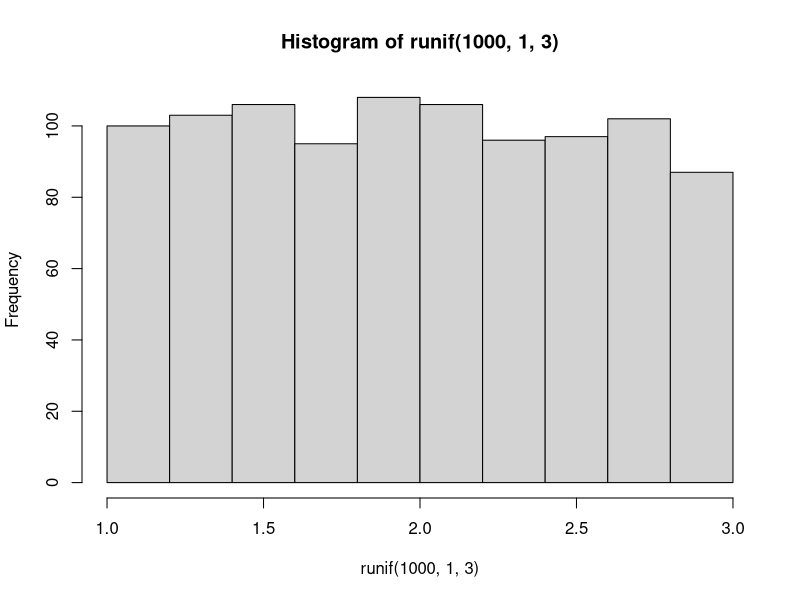
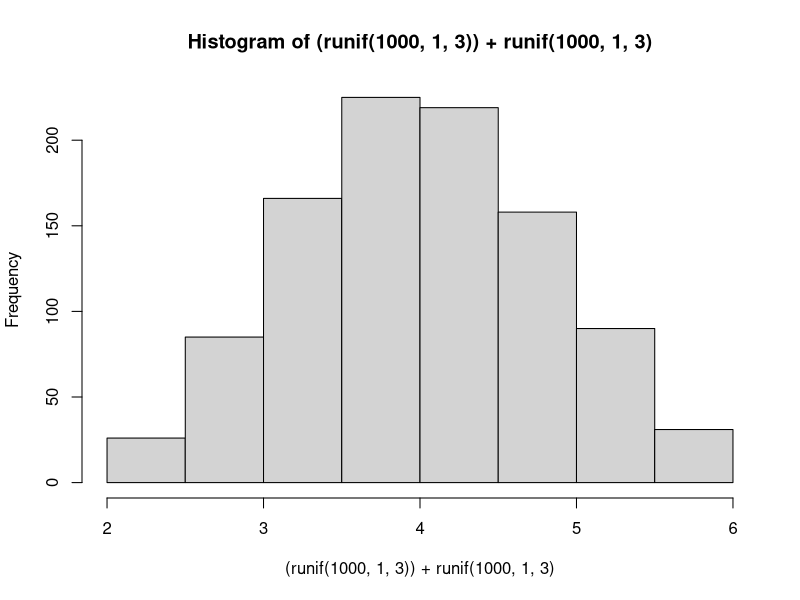
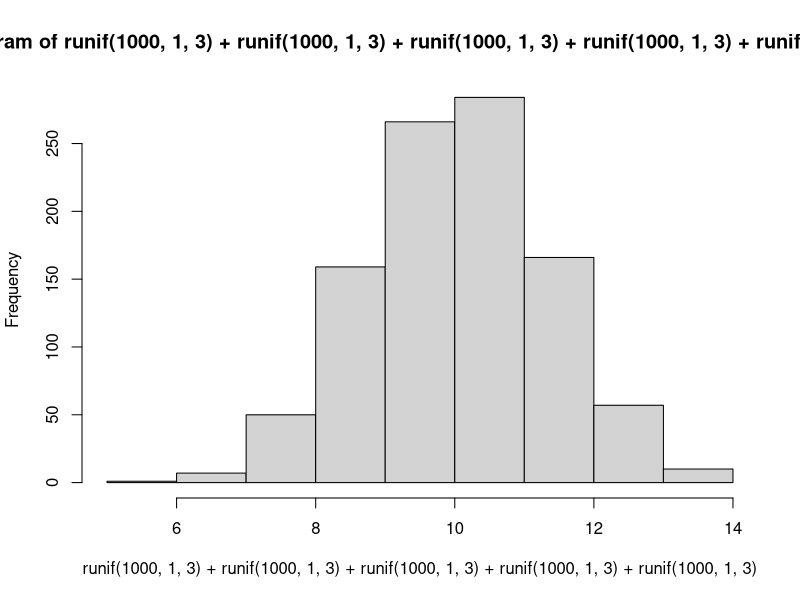

Write the R code that produced these figures, in order.
# Problem Set: Fundamentals of Statistics
# Problem Number 6
# Status: Completed
# Heatherlee Leary
# hleary@arizona.edu



#### OBJECTIVES ##########################################################################################################

# Imagine height is genetically determined by the combined (that is, the sum) effect of several genes (polygenic trait). 
# Assume that each gene has an effect on height as a uniform distribution with min=1 and max=3. 
# Simulate an stochastic model of height for 1,000 random people based on 1 gene, 2 genes, and 5 genes. 
# As we increase the number of genes, what is the resulting height distribution?

##########################################################################################################################


hist(runif(1000,1,3))

hist((runif(1000,1,3)) + runif(1000,1,3))

hist(runif(1000,1,3) + runif(1000,1,3) + runif(1000,1,3) + runif(1000,1,3) + runif(1000,1,3))


# As we increase the number of genes, what is the resulting height distribution?
# As we increase the number of genes, the height distribution becomes more narrow and less variable.
# Increasing sample size reduces sampling error / spread. 